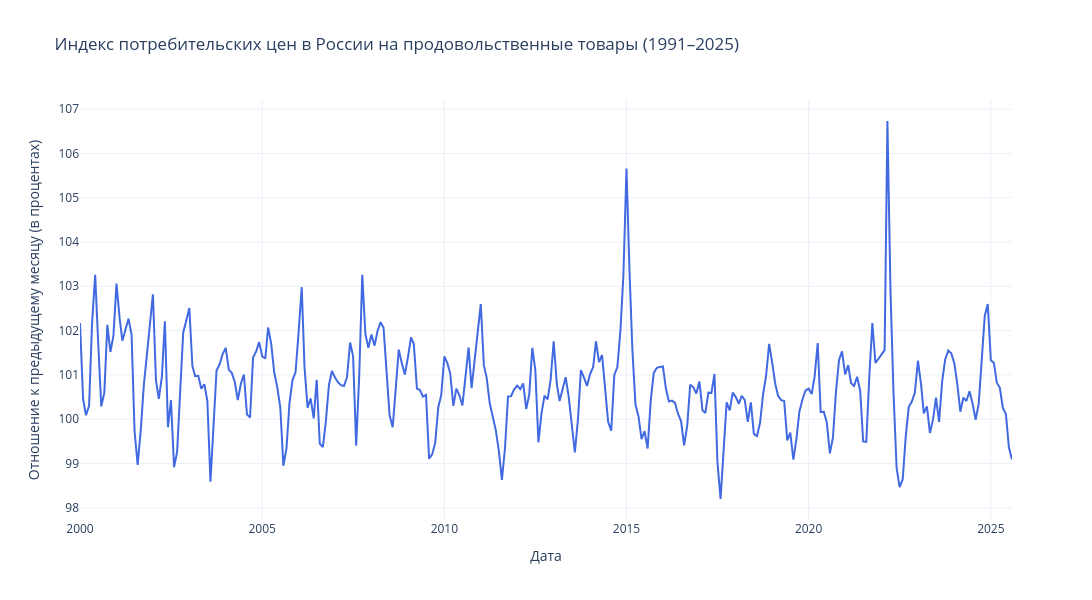

Notebook source saved alongside this figure:
### Code cell
plot_2d(
    x=df_melted['date'],
    y=df_melted['cpi'],
    xlabel="Дата",
    ylabel="Отношение к предыдущему месяцу (в процентах)",
    title=f"Индекс потребительских цен в России на продовольственные товары (1991–2025)"
)

### Figure 1 — Plotly figure (JSON) as saved in the notebook; plotly's stock layout.template omitted (floating-point values rounded to 4 significant figures; data arrays with more than 128 entries replaced by an {"elided": "..."} marker saying what was removed)
{"data": [{"hovertemplate": "Дата: %{x}<br>Значение: %{y:.4f} <extra></extra>", "line": {"color": "royalblue", "width": 2}, "mode": "lines", "x": {"elided": "308 str values"}, "y": {"elided": "308 float values"}, "type": "scatter"}], "layout": {"title": {"text": "Индекс потребительских цен в России на продовольственные товары (1991–2025)"}, "xaxis": {"title": {"text": "Дата"}}, "yaxis": {"title": {"text": "Отношение к предыдущему месяцу (в процентах)"}}, "hovermode": "x unified", "width": 1100, "height": 600}}
